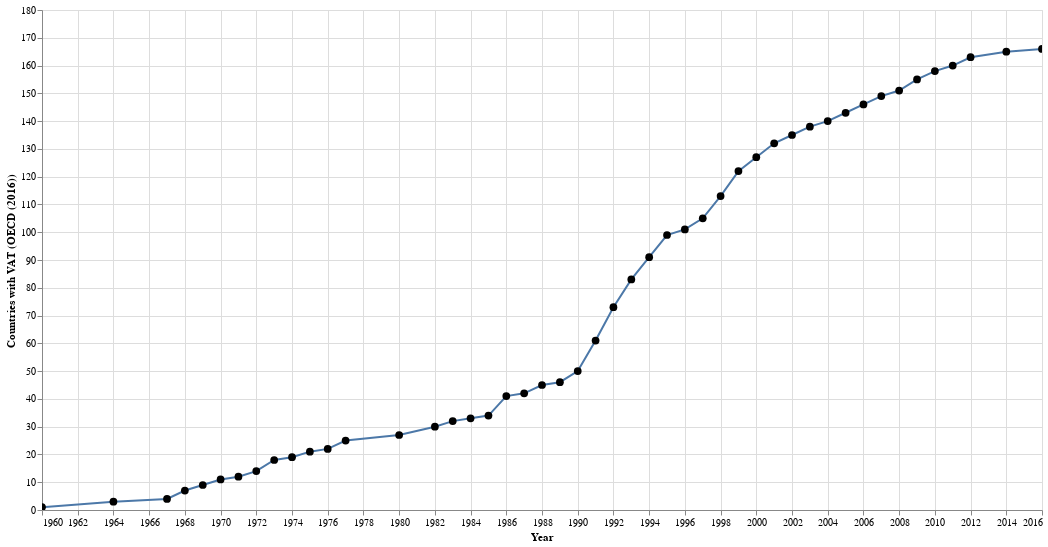

Notebook code cell kept with this figure:
### Code cell
vat_df['Year'] = pd.to_datetime(vat_df['Year'], format='%Y')

alt.Chart(vat_df).mark_line(
    point=alt.OverlayMarkDef(color='black',size=60)
).encode(
    x='Year',
    y='Countries with VAT (OECD (2016))',
    tooltip=['Year']
).properties(
    width=1000,
    height=500,
).interactive()

### Figure 1 — Vega-Lite specification as saved in the notebook (floating-point values rounded to 4 significant figures)
{"config": {"view": {"continuousWidth": 400, "continuousHeight": 300}}, "data": {"name": "data-6a6c75abe1e266750d978dd25398bd60"}, "mark": {"type": "line", "point": {"color": "black", "size": 60}}, "encoding": {"tooltip": [{"field": "Year", "type": "temporal"}], "x": {"field": "Year", "type": "temporal"}, "y": {"field": "Countries with VAT (OECD (2016))", "type": "quantitative"}}, "height": 500, "selection": {"selector001": {"type": "interval", "bind": "scales", "encodings": ["x", "y"]}}, "width": 1000, "$schema": "https://vega.github.io/schema/vega-lite/v4.17.0.json", "datasets": {"data-6a6c75abe1e266750d978dd25398bd60": [{"Entity": "Countries with VAT", "Code": null, "Year": "1960-01-01T00:00:00", "Countries with VAT (OECD (2016))": 1}, {"Entity": "Countries with VAT", "Code": null, "Year": "1964-01-01T00:00:00", "Countries with VAT (OECD (2016))": 3}, {"Entity": "Countries with VAT", "Code": null, "Year": "1967-01-01T00:00:00", "Countries with VAT (OECD (2016))": 4}, {"Entity": "Countries with VAT", "Code": null, "Year": "1968-01-01T00:00:00", "Countries with VAT (OECD (2016))": 7}, {"Entity": "Countries with VAT", "Code": null, "Year": "1969-01-01T00:00:00", "Countries with VAT (OECD (2016))": 9}, {"Entity": "Countries with VAT", "Code": null, "Year": "1970-01-01T00:00:00", "Countries with VAT (OECD (2016))": 11}, {"Entity": "Countries with VAT", "Code": null, "Year": "1971-01-01T00:00:00", "Countries with VAT (OECD (2016))": 12}, {"Entity": "Countries with VAT", "Code": null, "Year": "1972-01-01T00:00:00", "Countries with VAT (OECD (2016))": 14}, {"Entity": "Countries with VAT", "Code": null, "Year": "1973-01-01T00:00:00", "Countries with VAT (OECD (2016))": 18}, {"Entity": "Countries with VAT", "Code": null, "Year": "1974-01-01T00:00:00", "Countries with VAT (OECD (2016))": 19}, {"Entity": "Countries with VAT", "Code": null, "Year": "1975-01-01T00:00:00", "Countries with VAT (OECD (2016))": 21}, {"Entity": "Countries with VAT", "Code": null, "Year": "1976-01-01T00:00:00", "Countries with VAT (OECD (2016))": 22}, {"Entity": "Countries with VAT", "Code": null, "Year": "1977-01-01T00:00:00", "Countries with VAT (OECD (2016))": 25}, {"Entity": "Countries with VAT", "Code": null, "Year": "1980-01-01T00:00:00", "Countries with VAT (OECD (2016))": 27}, {"Entity": "Countries with VAT", "Code": null, "Year": "1982-01-01T00:00:00", "Countries with VAT (OECD (2016))": 30}, {"Entity": "Countries with VAT", "Code": null, "Year": "1983-01-01T00:00:00", "Countries with VAT (OECD (2016))": 32}, {"Entity": "Countries with VAT", "Code": null, "Year": "1984-01-01T00:00:00", "Countries with VAT (OECD (2016))": 33}, {"Entity": "Countries with VAT", "Code": null, "Year": "1985-01-01T00:00:00", "Countries with VAT (OECD (2016))": 34}, {"Entity": "Countries with VAT", "Code": null, "Year": "1986-01-01T00:00:00", "Countries with VAT (OECD (2016))": 41}, {"Entity": "Countries with VAT", "Code": null, "Year": "1987-01-01T00:00:00", "Countries with VAT (OECD (2016))": 42}, {"Entity": "Countries with VAT", "Code": null, "Year": "1988-01-01T00:00:00", "Countries with VAT (OECD (2016))": 45}, {"Entity": "Countries with VAT", "Code": null, "Year": "1989-01-01T00:00:00", "Countries with VAT (OECD (2016))": 46}, {"Entity": "Countries with VAT", "Code": null, "Year": "1990-01-01T00:00:00", "Countries with VAT (OECD (2016))": 50}, {"Entity": "Countries with VAT", "Code": null, "Year": "1991-01-01T00:00:00", "Countries with VAT (OECD (2016))": 61}, {"Entity": "Countries with VAT", "Code": null, "Year": "1992-01-01T00:00:00", "Countries with VAT (OECD (2016))": 73}, {"Entity": "Countries with VAT", "Code": null, "Year": "1993-01-01T00:00:00", "Countries with VAT (OECD (2016))": 83}, {"Entity": "Countries with VAT", "Code": null, "Year": "1994-01-01T00:00:00", "Countries with VAT (OECD (2016))": 91}, {"Entity": "Countries with VAT", "Code": null, "Year": "1995-01-01T00:00:00", "Countries with VAT (OECD (2016))": 99}, {"Entity": "Countries with VAT", "Code": null, "Year": "1996-01-01T00:00:00", "Countries with VAT (OECD (2016))": 101}, {"Entity": "Countries with VAT", "Code": null, "Year": "1997-01-01T00:00:00", "Countries with VAT (OECD (2016))": 105}, {"Entity": "Countries with VAT", "Code": null, "Year": "1998-01-01T00:00:00", "Countries with VAT (OECD (2016))": 113}, {"Entity": "Countries with VAT", "Code": null, "Year": "1999-01-01T00:00:00", "Countries with VAT (OECD (2016))": 122}, {"Entity": "Countries with VAT", "Code": null, "Year": "2000-01-01T00:00:00", "Countries with VAT (OECD (2016))": 127}, {"Entity": "Countries with VAT", "Code": null, "Year": "2001-01-01T00:00:00", "Countries with VAT (OECD (2016))": 132}, {"Entity": "Countries with VAT", "Code": null, "Year": "2002-01-01T00:00:00", "Countries with VAT (OECD (2016))": 135}, {"Entity": "Countries with VAT", "Code": null, "Year": "2003-01-01T00:00:00", "Countries with VAT (OECD (2016))": 138}, {"Entity": "Countries with VAT", "Code": null, "Year": "2004-01-01T00:00:00", "Countries with VAT (OECD (2016))": 140}, {"Entity": "Countries with VAT", "Code": null, "Year": "2005-01-01T00:00:00", "Countries with VAT (OECD (2016))": 143}, {"Entity": "Countries with VAT", "Code": null, "Year": "2006-01-01T00:00:00", "Countries with VAT (OECD (2016))": 146}, {"Entity": "Countries with VAT", "Code": null, "Year": "2007-01-01T00:00:00", "Countries with VAT (OECD (2016))": 149}, {"Entity": "Countries with VAT", "Code": null, "Year": "2008-01-01T00:00:00", "Countries with VAT (OECD (2016))": 151}, {"Entity": "Countries with VAT", "Code": null, "Year": "2009-01-01T00:00:00", "Countries with VAT (OECD (2016))": 155}, {"Entity": "Countries with VAT", "Code": null, "Year": "2010-01-01T00:00:00", "Countries with VAT (OECD (2016))": 158}, {"Entity": "Countries with VAT", "Code": null, "Year": "2011-01-01T00:00:00", "Countries with VAT (OECD (2016))": 160}, {"Entity": "Countries with VAT", "Code": null, "Year": "2012-01-01T00:00:00", "Countries with VAT (OECD (2016))": 163}, {"Entity": "Countries with VAT", "Code": null, "Year": "2014-01-01T00:00:00", "Countries with VAT (OECD (2016))": 165}, {"Entity": "Countries with VAT", "Code": null, "Year": "2016-01-01T00:00:00", "Countries with VAT (OECD (2016))": 166}]}}
